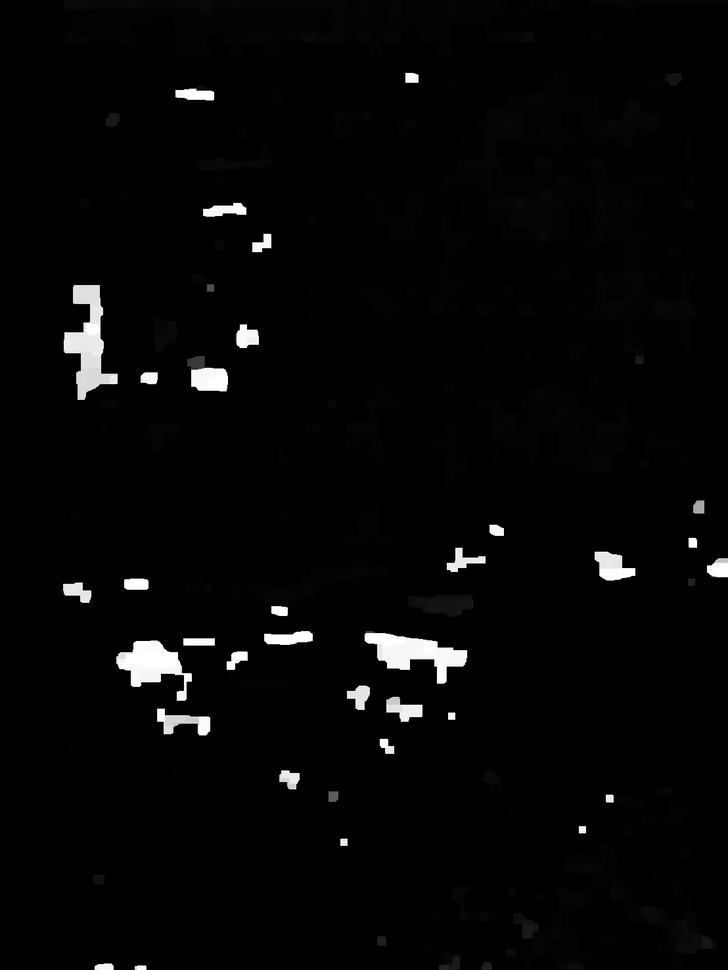
#> input picture disparity_left.png, 728 x 970 px, shrunk from 1108 x 1477 before the run, found by its file name
$ python threedimwarp.py
#> lines starting #> are read from the running program, lines starting #| are printed output that depends on the picture; long printed decimals are rounded
import numpy as np
import matplotlib.pyplot as plt
from scipy.ndimage import median_filter
import imageio.v2 as imageio
from mpl_toolkits.mplot3d import Axes3D

# ---------- 參數設定 ----------
BASELINE = 0.1           # 雙目基線（公尺）
FOCAL_LENGTH = 525.0     # 相機焦距（像素）
DEPTH_SCALE = 1.0        # 0~255 深度值映射至幾公尺
DOWNSAMPLE = 4           # 點雲下採樣倍率

# ---------- 前向投影為 stack ----------
def forward_warp_to_stack(depth_map, color_img, baseline, focal_length, shift):
    h, w = depth_map.shape
    depth_stack = [[[] for _ in range(w)] for _ in range(h)]
    color_stack = [[[] for _ in range(w)] for _ in range(h)]

    for y in range(h):
        for x in range(w):
            d = depth_map[y, x]
            if d > 1e-3:
                disparity = (baseline * focal_length) / d
                x_virtual = int(round(x + shift * disparity))
                if 0 <= x_virtual < w:
                    depth_stack[y][x_virtual].append(d)
                    color_stack[y][x_virtual].append(color_img[y, x])

    filled_depth = median_filter(depth_map, size=3)
    for y in range(h):
        for x in range(w):
            if not depth_stack[y][x]:
                depth_stack[y][x].append(filled_depth[y, x])
                color_stack[y][x].append(color_img[y, x])

    return depth_stack, color_stack

def load_depth_and_color(depth_path, color_path):
#> called with depth_path = 'disparity_left.png', color_path = 'left.jpg'
    depth_raw = imageio.imread(depth_path).astype(np.float32)
#> depth_raw: shape (970, 728) float32; min 0, max 255, mean 5.9
    depth_map = (255.0 - depth_raw) / 255.0 * DEPTH_SCALE
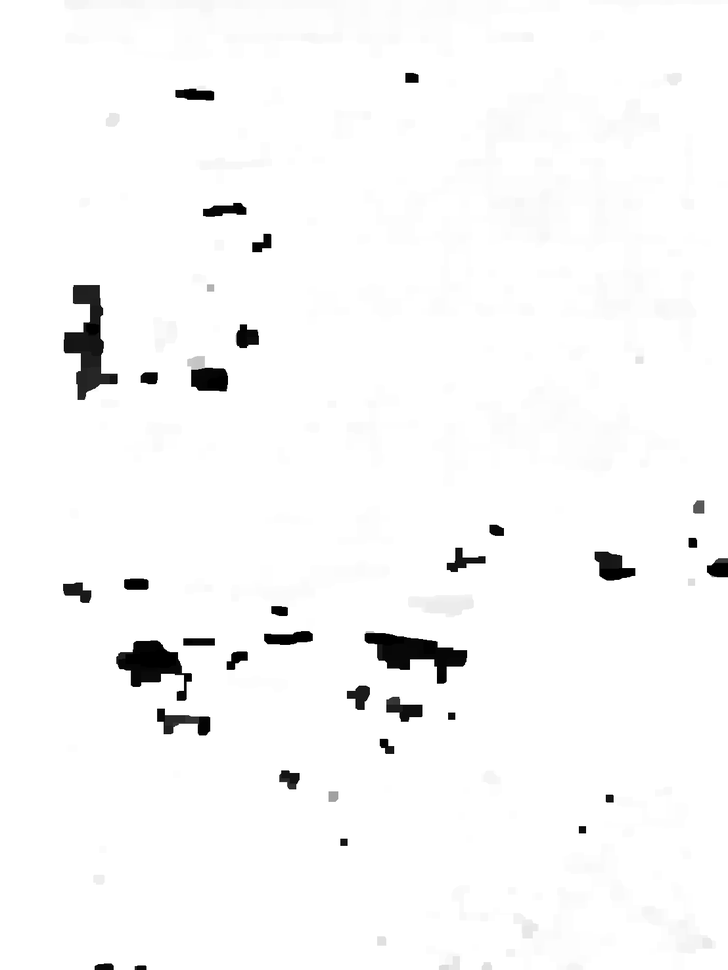
#> depth_map: shape (970, 728) float32; min 0, max 1, mean 0.977
    color_image = imageio.imread(color_path)
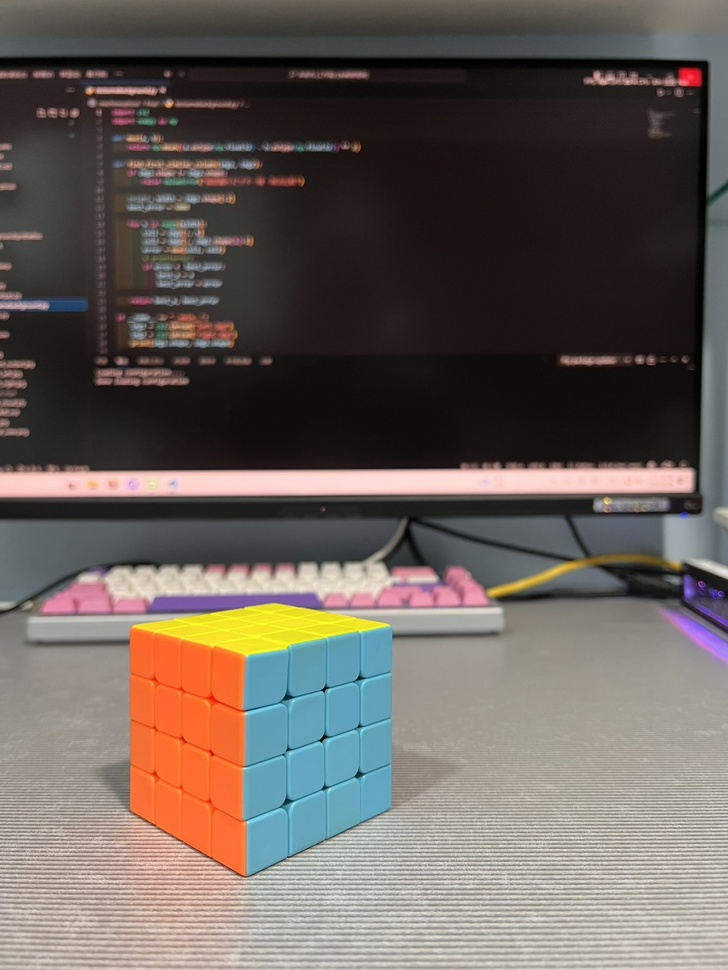
#> input picture left.jpg, 728 x 970 px, shrunk from 1108 x 1477 before the run, found by its file name
#> color_image is the input picture: shape (970, 728, 3); mean R, G, B 105.7, 96.7, 91.1
    if color_image.ndim == 2:
        color_image = np.stack([color_image] * 3, axis=-1)
    elif color_image.shape[2] == 4:
        color_image = color_image[:, :, :3]
    return depth_map, color_image, depth_raw

# ---------- 儲存點雲為 PLY ----------
# [44 lines left out: functions save_point_cloud_as_ply, show_point_cloud_from_stack, not called in this run]

# ---------- 顯示圖像視覺結果 ----------
def show_virtual_views(left_stack_color, right_stack_color, merged_stack_color, left_stack_depth=None, right_stack_depth=None, merged_stack_depth=None):
    def frontmost_color(stack_color, stack_depth):
        h, w = len(stack_color), len(stack_color[0])
        img = np.zeros((h, w, 3), dtype=np.uint8)
        for y in range(h):
            for x in range(w):
                colors = stack_color[y][x]
                depths = stack_depth[y][x] if stack_depth and stack_depth[y][x] else [1] * len(colors)  # 使用深度，若為 None 或空則設為 1
                if colors:
                    min_idx = np.argmin(depths)
                    img[y, x] = np.array(colors[min_idx], dtype=np.uint8)
        return img

    left_img = frontmost_color(left_stack_color, left_stack_depth)
    right_img = frontmost_color(right_stack_color, right_stack_depth)
    merged_img = frontmost_color(merged_stack_color, merged_stack_depth)

    plt.figure(figsize=(15, 5))
    plt.subplot(1, 3, 1)
    plt.title("Warped Left View")
    plt.imshow(left_img)
    plt.axis('off')

    plt.subplot(1, 3, 2)
    plt.title("Warped Right View")
    plt.imshow(right_img)
    plt.axis('off')

    plt.subplot(1, 3, 3)
    plt.title("Merged Virtual View")
    plt.imshow(merged_img)
    plt.axis('off')

    plt.tight_layout()
    plt.show()


# ---------- 計算重心 ----------
def compute_centroid_from_stack(depth_stack, threshold=0.5):
    h, w = len(depth_stack), len(depth_stack[0])
    xs, ys ,zs= [], [], []

    for y in range(h):
        for x in range(w):
            for d in depth_stack[y][x]:
                if  0.3 < d < threshold:
                    xs.append(x)
                    ys.append(y)
                    zs.append(d)

    if not xs:
        print("⚠️ 找不到深度 > {:.2f} 的有效點".format(threshold))
        return None

    # 計算重心
    print(f"✅ 重心位置 (X, Y, Z)：{np.mean(xs).astype(int),np.mean(ys).astype(int),np.mean(zs)}")

    return np.mean(xs).astype(int),np.mean(zs)

# ---------- 深度堆疊對齊 ----------
def shift_points_in_stack(depth_stack, color_stack, midcenter_x, midcenter_z, threshold=0.3, constant=1):
    h, w = len(depth_stack), len(depth_stack[0])
    new_depth_stack = [[[] for _ in range(w)] for _ in range(h)]
    new_color_stack = [[[] for _ in range(w)] for _ in range(h)]

    for y in range(h):
        for x in range(w):
            for d, c in zip(depth_stack[y][x], color_stack[y][x]):
                if d < threshold:
                    shift_x = midcenter_x *(1-d)/(1-midcenter_z)
                    new_x = x + int(constant * shift_x)
                    if 0 <= new_x < w:
                        new_depth_stack[y][new_x].append(d)
                        new_color_stack[y][new_x].append(c)
                else:
                    new_depth_stack[y][x].append(d)
                    new_color_stack[y][x].append(c)

    return new_depth_stack, new_color_stack

def merge_stacks(left_shifted_depth, left_shifted_color, right_shifted_depth, right_shifted_color, h, w):
    merged_depth_stack = [[[] for _ in range(w)] for _ in range(h)]
    merged_color_stack = [[[] for _ in range(w)] for _ in range(h)]

    for y in range(h):
        for x in range(w):
            left_depths = left_shifted_depth[y][x]
            right_depths = right_shifted_depth[y][x]
            left_colors = left_shifted_color[y][x]
            right_colors = right_shifted_color[y][x]

            if not left_depths and not right_depths:
                # 空洞，兩邊都沒點，留空待後續補洞
                continue

            elif left_depths and not right_depths:
                # 只有左邊有點，全部保留
                merged_depth_stack[y][x].extend(left_depths)
                merged_color_stack[y][x].extend(left_colors)

            elif right_depths and not left_depths:
                # 只有右邊有點，全部保留
                merged_depth_stack[y][x].extend(right_depths)
                merged_color_stack[y][x].extend(right_colors)

            else:
                # 兩邊都有點，針對每對深度點做加權合併
                # 這裡假設左右兩邊點數相同且一一對應（可根據需求調整）
                n = min(len(left_depths), len(right_depths))
                for i in range(n):
                    ld = left_depths[i]
                    rd = right_depths[i]
                    lc = np.array(left_colors[i])
                    rc = np.array(right_colors[i])

                    # 計算權重，深度越小權重越大 (防止除零加小常數)
                    w_left = 1.0 / ((ld + 1e-5) ** 3)
                    w_right = 1.0 / ((rd + 1e-5) ** 3)

                    w_sum = w_left + w_right
                    w_left /= w_sum
                    w_right /= w_sum

                    merged_depth = (ld * w_left + rd * w_right)
                    merged_color = (lc * w_left + rc * w_right).astype(np.uint8)

                    merged_depth_stack[y][x].append(merged_depth)
                    merged_color_stack[y][x].append(merged_color.tolist())

                # 若兩邊點數不等，保留多出來的點
                if len(left_depths) > n:
                    for i in range(n, len(left_depths)):
                        merged_depth_stack[y][x].append(left_depths[i])
                        merged_color_stack[y][x].append(left_colors[i])

                if len(right_depths) > n:
                    for i in range(n, len(right_depths)):
                        merged_depth_stack[y][x].append(right_depths[i])
                        merged_color_stack[y][x].append(right_colors[i])

    return merged_depth_stack, merged_color_stack


if __name__ == "__main__":
    # 載入左右視角
    left_depth, left_color, _ = load_depth_and_color("disparity_left.png", "left.jpg")
    right_depth, right_color, _ = load_depth_and_color("disparity_right.png", "right.jpg")
#> call 2 of load_depth_and_color, with depth_path = 'disparity_right.png', color_path = 'right.jpg'
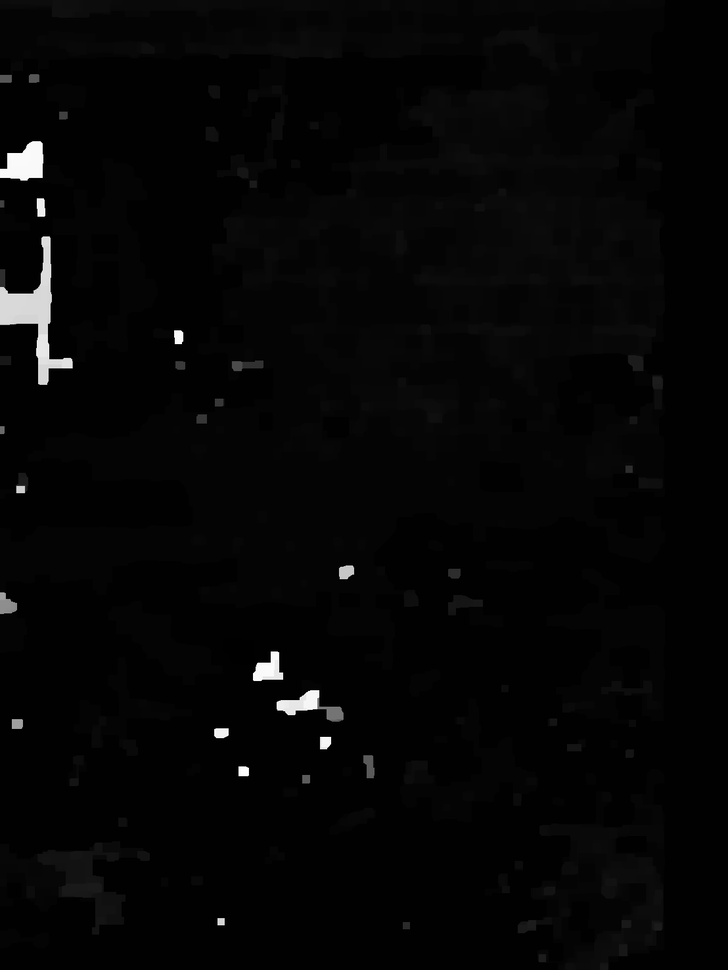
#> input picture disparity_right.png, 728 x 970 px, shrunk from 1108 x 1477 before the run, found by its file name
#> in load_depth_and_color (call 2), `depth_map = (255.0 - depth_raw) / 255.0 * DEPTH_SCALE`:
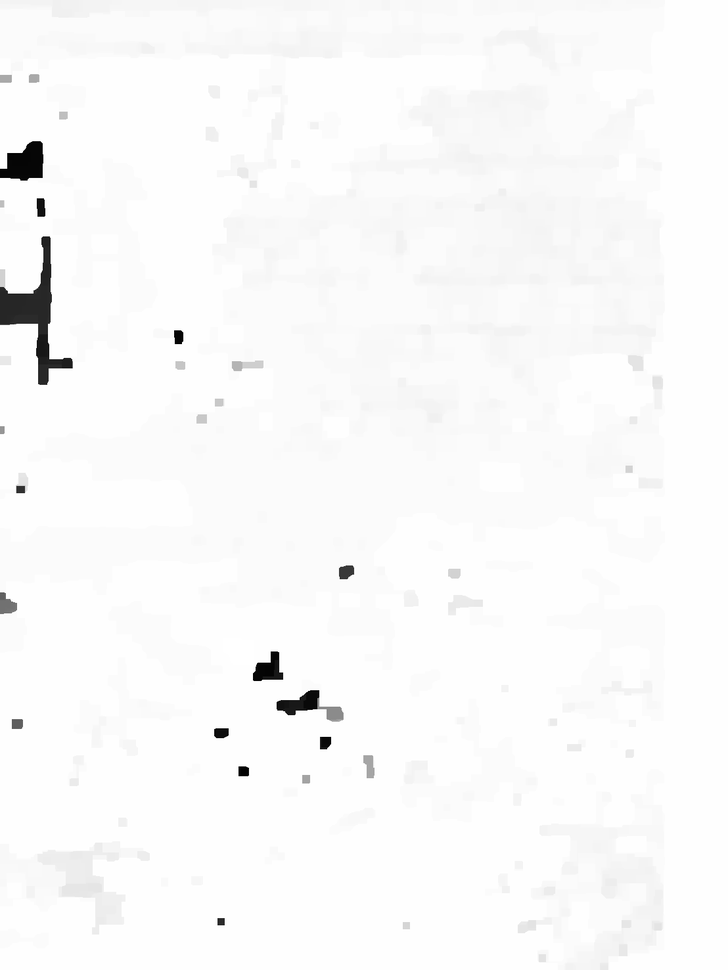
#> depth_map: shape (970, 728) float32; min 0, max 1, mean 0.979
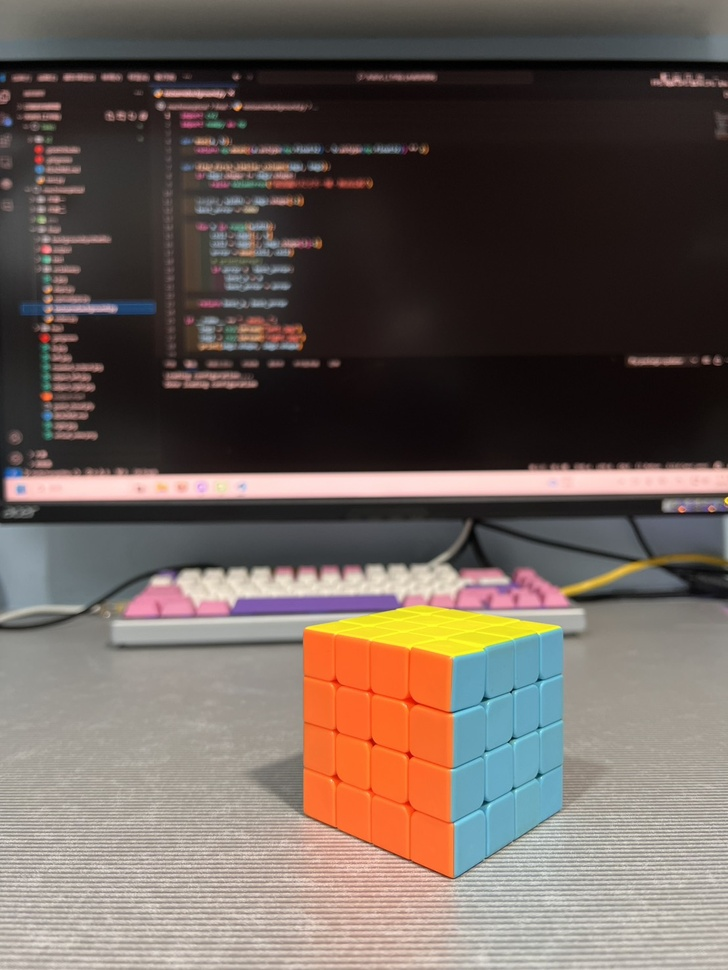
#> input picture right.jpg, 728 x 970 px, shrunk from 1108 x 1477 before the run, found by its file name
#> in load_depth_and_color, color_image is the input picture: shape (970, 728, 3); mean R, G, B 108.2, 95.6, 89.1


    # warp 成 stack
    left_stack_depth, left_stack_color = forward_warp_to_stack(left_depth, left_color, BASELINE, FOCAL_LENGTH, shift=0)
#> in forward_warp_to_stack, `depth_stack = [[[] for _ in range(w)] for _ in range(h)]`: depth_stack = 970 items
#> left_stack_depth = 970 items; left_stack_color = 970 items
    right_stack_depth, right_stack_color = forward_warp_to_stack(right_depth, right_color, BASELINE, FOCAL_LENGTH, shift=0)
#> right_stack_depth = 970 items; right_stack_color = 970 items

    center_left_x,center_left_z = compute_centroid_from_stack(left_stack_depth, threshold=0.4)
#> in compute_centroid_from_stack, `h, w = len(depth_stack), len(depth_stack[0])`: h = 970; w = 728
#| ✅ 重心位置 (X, Y, Z)：(378, 554, 0.3455)
#> center_left_x = 378; center_left_z = 0.346
    center_right_x,center_right_z = compute_centroid_from_stack(right_stack_depth, threshold=0.4)
#| ✅ 重心位置 (X, Y, Z)：(83, 532, 0.3538)
#> center_right_x = 83; center_right_z = 0.354
    midcenter_x = 30 # int((center_left_x - center_right_x) / 2)*0.66
    midcenter_z = (center_left_z + center_right_z) / 2
#> midcenter_z = 0.35
    print(midcenter_x)

    left_shifted_depth, left_shifted_color = shift_points_in_stack(left_stack_depth, left_stack_color, midcenter_x, midcenter_z,threshold=0.5,constant=-1)
#> in shift_points_in_stack, `h, w = len(depth_stack), len(depth_stack[0])`: h = 970
#> in shift_points_in_stack, `new_depth_stack = [[[] for _ in range(w)] for _ in range(h)]`: new_depth_stack = 970 items
#> left_shifted_depth = 970 items; left_shifted_color = 970 items
    right_shifted_depth, right_shifted_color = shift_points_in_stack(right_stack_depth, right_stack_color, midcenter_x, midcenter_z,threshold=0.5,constant=1)
#> right_shifted_depth = 970 items; right_shifted_color = 970 items

    # 合併 stack
    h, w = left_depth.shape
#> h = 970
    merged_depth_stack, merged_color_stack = merge_stacks(left_shifted_depth, left_shifted_color, right_shifted_depth, right_shifted_color, h, w)
#> in merge_stacks, `merged_depth_stack = [[[] for _ in range(w)] for _ in range(h)]`: merged_depth_stack = 970 items
#> merged_depth_stack = 970 items; merged_color_stack = 970 items

    # 顯示虛擬視角圖像
    print("⚠️ 顯示虛擬視角圖像")
    show_virtual_views(left_stack_color, right_stack_color, merged_color_stack)
#> in frontmost_color, `h, w = len(stack_color), len(stack_color[0])`: h = 970; w = 728
#> after the loop in frontmost_color (call 3), `for y in range(h):`:
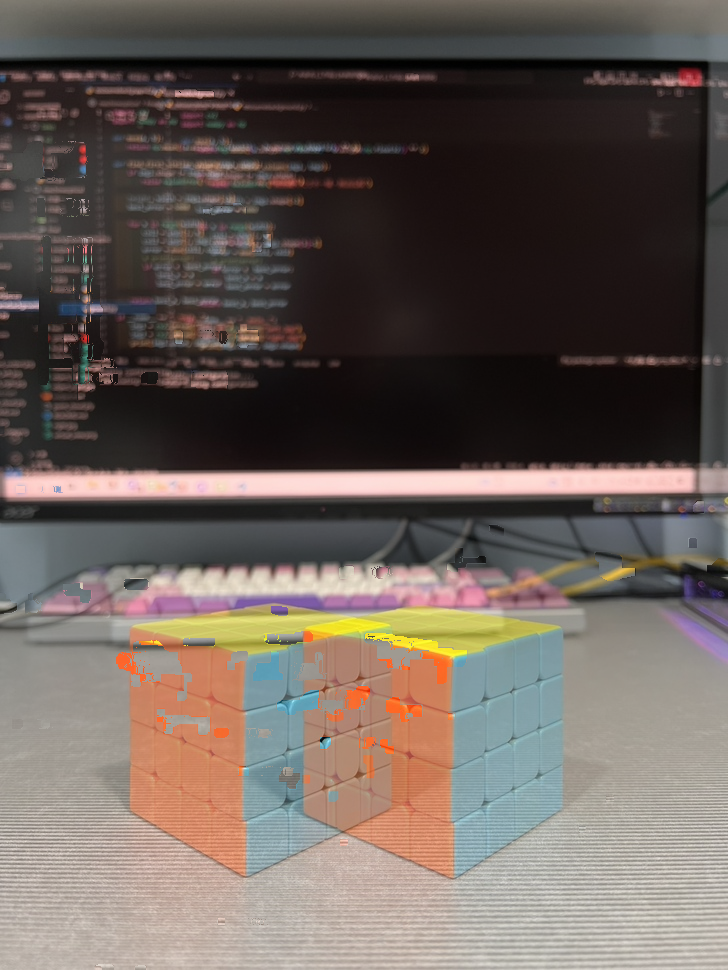
#> img: shape (970, 728, 3); mean of channels 0, 1, 2 106.5, 95.8, 89.8; drawn as R, G, B

    # print("⚠️ 顯示點雲")
    # print(merged_depth_stack[0][0])
    # show_point_cloud_from_stack(merged_depth_stack, merged_color_stack, downsample=DOWNSAMPLE)
